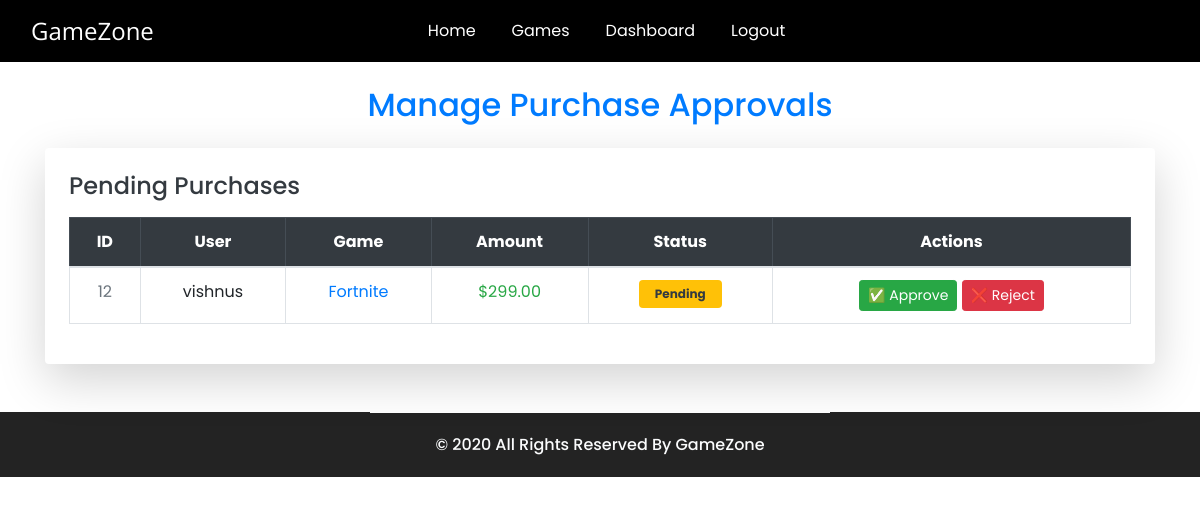
Before: /game_app_staff/manage_purchase (signed in) with the older database file.
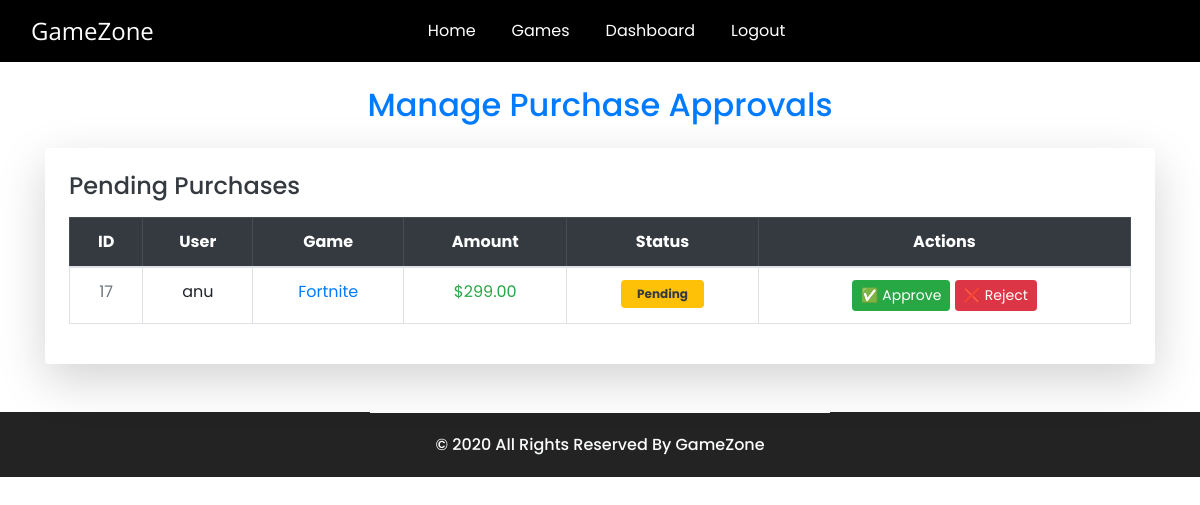
After: the same page with the newer database file.
### game_app_user/models.py (models this page shows, shortened)
class Purchase(models.Model):
    user = models.ForeignKey(CustomUser, on_delete=models.CASCADE)
    game = models.ForeignKey('game_app_staff.Game', on_delete=models.CASCADE)
    amount = models.DecimalField(max_digits=10, decimal_places=2, null=True, blank=True)
    payment_status = models.CharField(max_length=20, choices=[('Pending', 'Pending'), ('Approved', 'Approved')], default='Pending')
    purchase_date = models.DateTimeField(auto_now_add=True)

class CustomUser(AbstractUser):
    phone=models.CharField(max_length=15,null=False,blank=False)
    email=models.EmailField(unique=True)
    USERNAME_FIELD='email'
    REQUIRED_FIELDS=['username']

### game_app_staff/models.py (models this page shows, shortened)
class Game(models.Model):
    CATEGORY_CHOICES = [('Free', 'Free'), ('Premium', 'Premium')]
    name = models.CharField(max_length=100)
    image = models.ImageField(upload_to='game_images/')
    price = models.DecimalField(max_digits=10, decimal_places=2, null=True, blank=True)
    description = models.TextField()
    category = models.CharField(max_length=10, choices=CATEGORY_CHOICES)
    file = models.URLField()
    created_at=models.DateTimeField(auto_now_add=True)

### game_app_staff/views.py (the view)
# urls.py: path('manage_purchase',views.manage_purchase,name='manage_purchase'),
@login_required
def manage_purchase(request):
    purchases=Purchase.objects.filter(payment_status='Pending')
    return render(request, 'manage_purchase.html', {'purchases': purchases})

### template/manage_purchase.html (shortened to what this page needs)
{% extends 'staff_header.html' %}
{% block content %}
<div class="container mt-4">
    <h2 class="text-center mb-4 fw-bold text-primary">Manage Purchase Approvals</h2>
    <div class="card shadow-lg border-0 rounded-4 p-4">
        <h4 class="mb-3 text-dark fw-semibold"> Pending Purchases</h4>
        {% if purchases %}
        <table class="table table-hover table-bordered text-center align-middle">
            <thead class="table-dark">
                <tr>
                    <th>ID</th>
                    <th>User</th>
                    <th>Game</th>
                    <th>Amount</th>
                    <th>Status</th>
                    <th>Actions</th>
                </tr>
            </thead>
            <tbody>
                {% for purchase in purchases %}
                <tr>
                    <td class="fw-bold text-secondary">{{ purchase.id }}</td>
                    <td class="fw-semibold">{{ purchase.user.username }}</td>
                    <td class="fw-semibold text-primary">{{ purchase.game.name }}</td>
                    <td>
                        {% if purchase.amount > 0 %}
                            <span class="fw-bold text-success">${{ purchase.amount }}</span>
                        {% else %}
                            <span class="fw-bold text-danger">Free</span>
                        {% endif %}
                    </td>
                    <td>
                        {% if purchase.payment_status == "Pending" %}
                            <span class="badge bg-warning text-dark px-3 py-2">Pending</span>
                        {% elif purchase.payment_status == "Approved" %}
                            <span class="badge bg-success px-3 py-2">Approved</span>
                        {% elif purchase.payment_status == "Rejected" %}
                            <span class="badge bg-danger px-3 py-2">Rejected</span>
                        {% endif %}
                    </td>
                    <td>
                        {% if purchase.payment_status == "Pending" %}
                            <a href="{% url 'approve_purchase' purchase.id %}" class="btn btn-success btn-sm fw-semibold">
                                ✅ Approve
                            </a>
                            <a href="{% url 'reject_purchase' purchase.id %}" class="btn btn-danger btn-sm fw-semibold">
                                ❌ Reject
                            </a>
                        {% elif purchase.payment_status == "Approved" %}
                            {% if purchase.amount > 0 %}
                                <span class="text-primary fw-semibold">Awaiting Payment</span>
                            {% else %}
                                <span class="text-success fw-semibold">Ready for Download</span>
                            {% endif %}
                        {% elif purchase.payment_status == "Rejected" %}
                            <span class="text-danger fw-semibold">Purchase Rejected</span>
                        {% endif %}
                    </td>
                </tr>
                {% endfor %}
            </tbody>
        </table>
        {% else %}
            <p class="text-muted text-center">No pending purchases.</p>
        {% endif %}
    </div>
</div>
{% endblock %}

Changed rows visible on the page:
no longer on this page (row edited): Purchase: id "12", user.username "vishnus", game.name "Fortnite", amount "299.00", payment_status "Pending"
added Purchase: id "17", user.username "anu", game.name "Fortnite", amount "299.00", payment_status "Pending"
